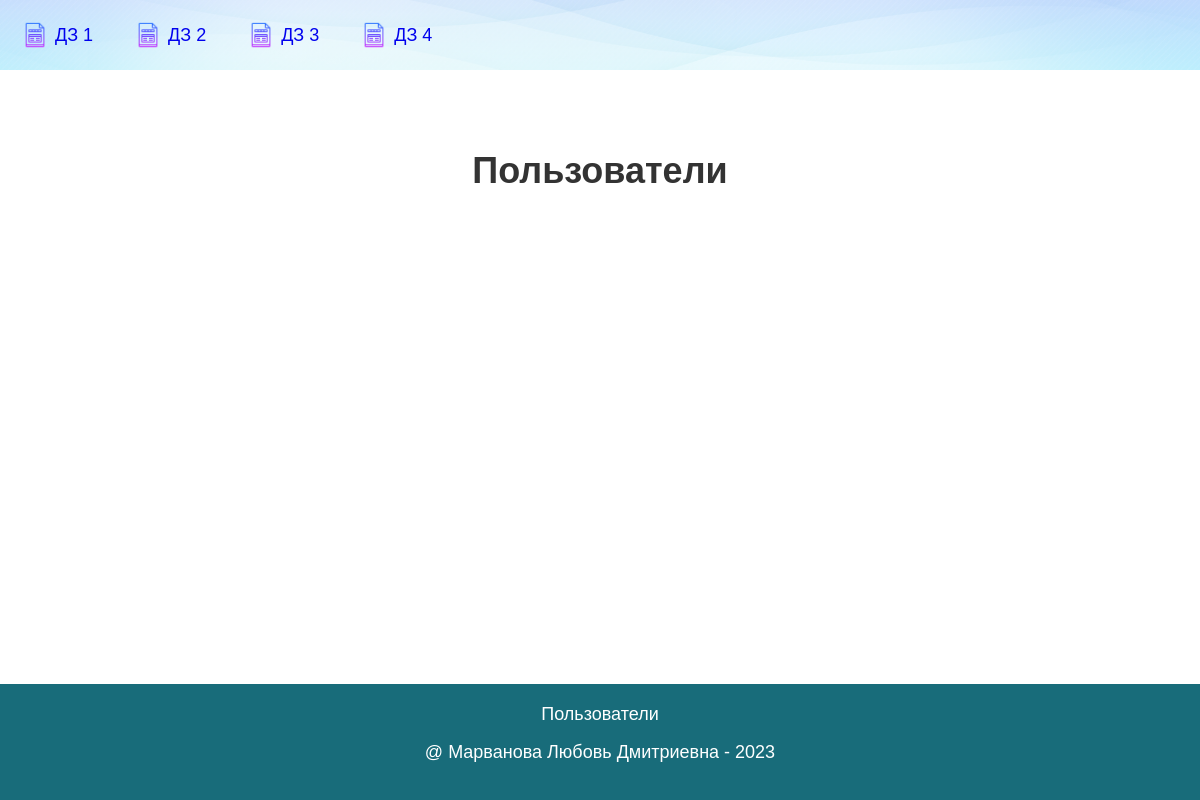
/hw3/users/, run on an earlier commit of the app's database.
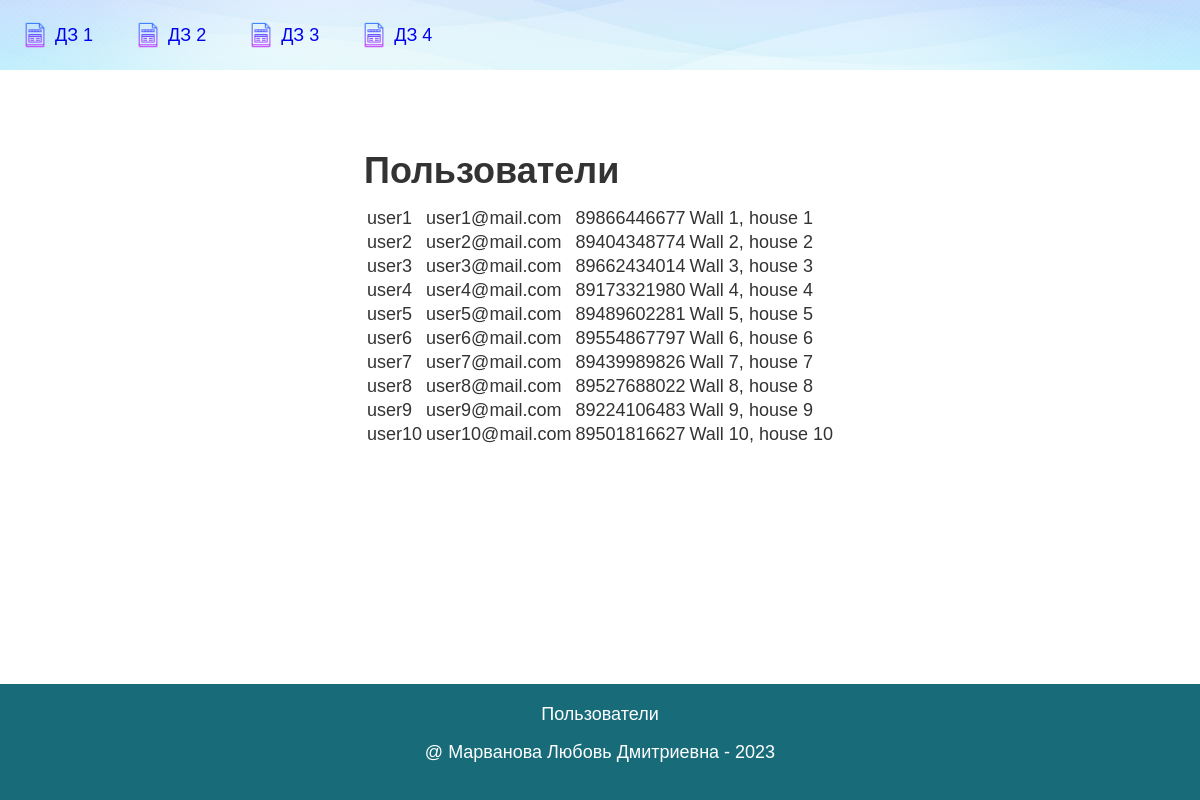
And on a later commit of the database.
### hw3_app/models.py (models this page shows, shortened)
class User(models.Model):
    name = models.CharField(max_length=100)
    email = models.EmailField()
    phone = models.CharField(max_length=12)
    address = models.CharField(max_length=100)
    reg_date = models.DateField(auto_now_add=True)

### hw3_app/views.py (the view)
# urls.py: path('users/', views.users, name='users'),
def users(request):
    logger.info(f'{request} request received')
    users = User.objects.all()
    context = {
        'title' : 'Пользователи',
        'users' : users
    }
    return TemplateResponse(request, 'hw3_app/users.html', context)

### hw3_app/templates/hw3_app/users.html (shortened to what this page needs)
{% extends 'base.html' %}
{% block content %}
<h1>{{ title }}</h1>
<table>
    {% for user in users %}
    <tr>
        <td>{{ user.name }}</td>
        <td>{{ user.email }}</td>
        <td>{{ user.phone }}</td>
        <td>{{ user.address }}</td>
    </tr>
    {% endfor %}
</table>
{% endblock %}
{% block footer %}
    {{ title }}
{% endblock footer %}

### templates/base.html (shortened to what this page needs)
{% load static %}
<!DOCTYPE html>
<html lang="ru">
<head>
    <link href="{% static 'css/stylesheet.css' %}" rel="stylesheet" type="text/css"/>
</head>
<body>
    <div class="fon">
        <div class="navigation">
            <a href="http://127.0.0.1:8000/hw1/" class="nav_item w-inline-block">
                <img src="{% static 'images/icon.png' %}" alt="Иконка" class="icon"/>
                <div>ДЗ 1</div>
            </a>
            <a href="http://127.0.0.1:8000/hw2/" class="nav_item w-inline-block">
                <img src="{% static 'images/icon.png' %}" alt="Иконка" class="icon"/>
                <div>ДЗ 2</div>
            </a>
            <a href="http://127.0.0.1:8000/hw3/" class="nav_item w-inline-block">
                <img src="{% static 'images/icon.png' %}" alt="Иконка" class="icon"/>
                <div>ДЗ 3</div>
            </a>
            <a href="http://127.0.0.1:8000/hw4/" class="nav_item w-inline-block">
                <img src="{% static 'images/icon.png' %}" alt="Иконка" class="icon"/>
                <div>ДЗ 4</div>
            </a>
        </div>
        <div class="content_box">
            {% block content %}{% endblock %}
        </div>
        <div class="footer_box">
            {% block footer %}{% endblock footer %}
            <div class="center">
                <p>@
                    <a href="https://t.me/Liubov_Marvanova" target="_blank" class="w_link">
                        Марванова Любовь Дмитриевна
                    </a>
                    - 2023
                </p>
            </div>
        </div>
    </div>
</body>
</html>

### static/css/stylesheet.css (style rules this page uses)
body { min-height: 100%; color: #333; background-color: #fff; margin: 0; font-family: Arial, sans-serif; font-size: 18px; line-height: 20px; }
img { max-width: 100%; vertical-align: middle; display: inline-block; }
.fon { width: 100%; max-width: 1960px; min-height: 100vh; min-width: 1180px; flex-direction: column; justify-content: space-between; font-size: 18px; display: flex; }
.navigation { width: 100%; background-position: 0 0, 50%; background-repeat: repeat, no-repeat; background-size: auto, cover; align-items: center; padding-top: 20px; padding-bottom: 20px; display: flex; }
.nav_item { text-align: center; flex-direction: row; justify-content: flex-start; align-items: center; padding-left: 20px; padding-right: 20px; text-decoration: none; display: flex; }
.icon { height: 30px; margin-right: 5px; }
.footer_box { color: #fff; text-align: center; background-color: #186c7a; padding-top: 20px; padding-bottom: 20px; }
.center { width: 600px; margin-left: auto; margin-right: auto; }
.w_link { color: #fff; text-decoration: none; }
.content_box { margin-left: auto; margin-right: auto; min-height: 60vh; padding: 20px; }

What changed in the data, as far as the page shows it:
added User: name "user1", email "user1@mail.com", phone "89866446677", address "Wall 1, house 1"
added User: name "user2", email "user2@mail.com", phone "89404348774", address "Wall 2, house 2"
added User: name "user3", email "user3@mail.com", phone "89662434014", address "Wall 3, house 3"
added User: name "user4", email "user4@mail.com", phone "89173321980", address "Wall 4, house 4"
added User: name "user5", email "user5@mail.com", phone "89489602281", address "Wall 5, house 5"
added User: name "user6", email "user6@mail.com", phone "89554867797", address "Wall 6, house 6"
added User: name "user7", email "user7@mail.com", phone "89439989826", address "Wall 7, house 7"
added User: name "user8", email "user8@mail.com", phone "89527688022", address "Wall 8, house 8"
added User: name "user9", email "user9@mail.com", phone "89224106483", address "Wall 9, house 9"
added User: name "user10", email "user10@mail.com", phone "89501816627", address "Wall 10, house 10"
